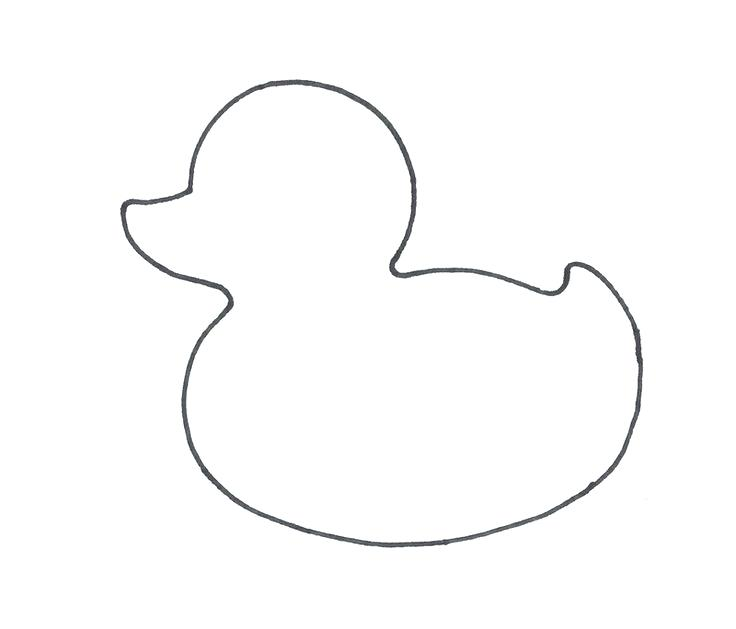
#> input picture duck.jpg, 736 x 629 px
$ jupyter execute 2dto3d.ipynb   (shell and % lines are left out)   (older library calls are emulated)
#> lines starting #> are read from the running program, lines starting #| are printed output that depends on the picture
[cell 1]
from PIL import Image
from scipy.interpolate import interp1d
from scipy import interpolate
from operator import itemgetter
import collections
import itertools
from scipy.interpolate import CubicSpline

[cell 2]
import numpy as np
import matplotlib.pyplot as plt
import matplotlib.image as mpimg
import pandas as pd
import math
import cv2
import operator
%pylab inline

[cell 3]
img = Image.open("duck.jpg").convert('1')
black, white = img.getcolors()
#> black = (5582, 0); white = (457362, 255)

print(black[0])
#| 5582
print(white[0])
#| 457362

[cell 4]
img_filepath = 'duck6.png'
#im = Image.open(img_filepath,'r')
im = Image.open(img_filepath).convert('RGB')
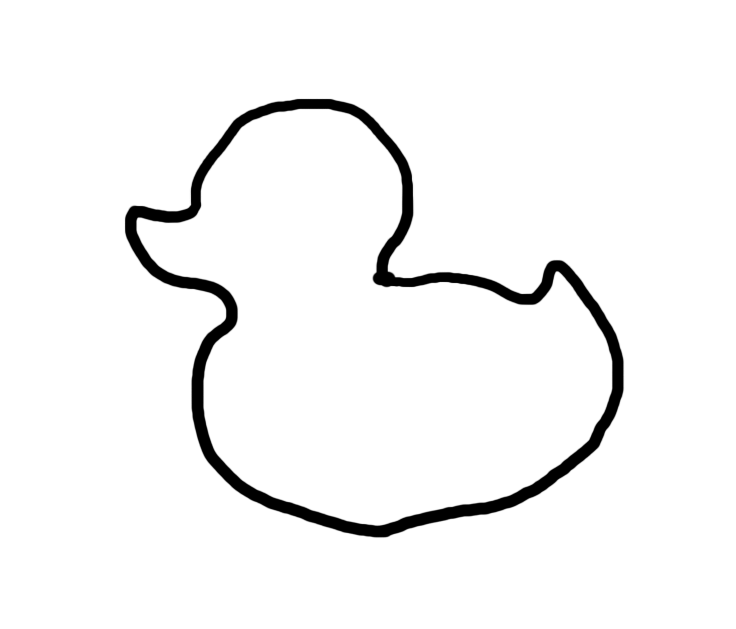
#> input picture duck6.png, 736 x 629 px
pix_val = list(im.getdata())
#> pix_val = 462944 items
print(pix_val[0])
#| (255, 255, 255)
pix_val_flat = [x for sets in pix_val for x in sets]
#> pix_val_flat = 1388832 items

def getNumPixels(filepath):
#> called with filepath = 'duck6.png'
    width, height = Image.open(filepath).size
#> width = 736; height = 629
    return width*height

num = getNumPixels(img_filepath)
#> num = 462944
print(num)
#| 462944

[cell 5]
img=mpimg.imread(img_filepath)
#> img: shape (629, 736, 4) float32

fig, ax = plt.subplots()
values = len(img.shape)
if (values == 2):
    height, width = img.shape
else:
    height, width, channels = img.shape
ax.imshow(img, extent=[0, width, 0, height])

[cell 6]
#if pixel value within the specific tolerance, then return it as a valid coord
def withinThreshold(pix_value, tol):
    white = (255, 255, 255)
    r = pix_value[0]
    g = pix_value[1]
    b = pix_value[2]

    i = tol
    pos_values = [255]
    while i > 0:
        pos_value = white[0] - i
        pos_values.append(pos_value)
        i = i - 1
    return (r in pos_values) & (g in pos_values) & (b in pos_values)

def getCoords():
    coords_x = []
    coords_y = []
    h = height
    w = 0
    i = 0
    first_pix = False
    while i < num:
        if (w >= width):
            h -= 1
            w = 0
        if (not withinThreshold(pix_val[i], 20)):
            coords_x.append(w)
            coords_y.append(h)
        w += 1
        i += 1
#> this loop made 462944 passes
#> (h, w) on passes 737, 1473, 2209, 2945: (628, 0), (627, 0), (626, 0), (625, 0)
#> after the loop, coords_x = 20220 items; coords_y = 20220 items; h = 1; i = 462944; w = 736
    return coords_x, coords_y

coords_x, coords_y = getCoords()
#> coords_x = 20220 items; coords_y = 20220 items

[cell 7]
t = np.arange(0, 1.1, .1)
x = np.sin(2*np.pi*t)
y = np.cos(2*np.pi*t)
tck, u = interpolate.splprep([x, y], s=0)
unew = np.arange(0, 1.01, 0.01)
out = interpolate.splev(unew, tck)
plt.figure()
plt.plot(x, y, 'x', out[0], out[1], x, y, 'b')
plt.axis([-1.05, 1.05, -1.05, 1.05])
plt.show()
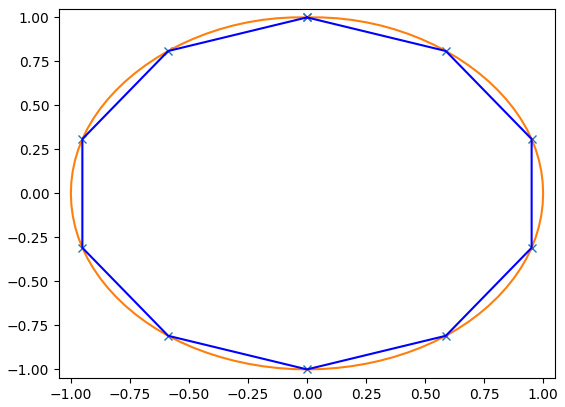
#> figure drawn by matplotlib, 1 panel

[cell 8]
img=mpimg.imread(img_filepath)

fig, ax = plt.subplots()
height, width, channels = img.shape
ax.imshow(img, extent=[0, width, 0, height])
plt.scatter(coords_x, coords_y)
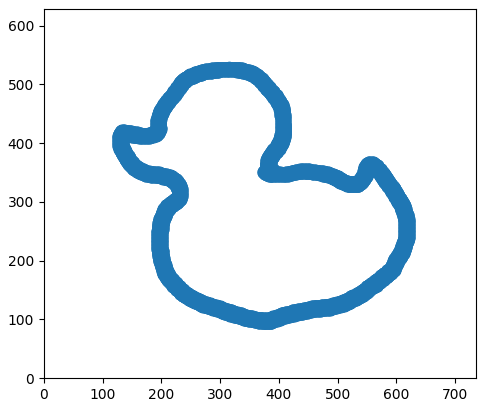
#> figure drawn by matplotlib, 1 panel

[cell 9]
def splitCoord(coord):
    x_coord = [pair[0] for pair in coord]
    y_coord = [pair[1] for pair in coord]
    return x_coord, y_coord

def groupCoord():
    coordinates = []
    for i in range(len(coords_x)):
        pair = (coords_x[i], coords_y[i])
        coordinates.append(pair)
#> this loop made 20220 passes
#> pair on passes 1 to 3: (316, 531), (292, 530), (293, 530)
#> after the loop, coordinates = 20220 items
    return coordinates

coord = groupCoord()
#> coord = 20220 items

def coordSortBy(coord, method):
#> called with method = 'x'
    if (method == 'x'):
        #sort by increasing x values
        coord_xsorted = sorted(coord, key=lambda x: x[0])
#> coord_xsorted = 20220 items
        return coord_xsorted
    if (method == 'y'):
        #sort by increasing y values
        coord_ysorted = sorted(coord, key=lambda x: x[1])
        return coord_ysorted

def coordGroupBy(coord, method):
    if (method == 'x'):
        #sort by increasing x values
        coord_grouped_x = [(key, [val[1] for val in value])
                       for key, value in itertools.groupby(coord, lambda x: x[0])]
        return coord_grouped_x
    if (method == 'y'):
        #sort by increasing y values
        coord_grouped_y = [(key, [val[0] for val in value])
                       for key, value in itertools.groupby(y_sorted, lambda x: x[1])]
        return coord_grouped_y

xvals = coordSortBy(coord, 'x')
#> xvals = 20220 items
splittedx, splittedy = splitCoord(xvals)
#> splittedx = 20220 items; splittedy = 20220 items

[cell 10]
def cleanData(coord, method):
    coord_grouped = coordGroupBy(coord, method)
    if (method not in ['x', 'y']):
        print('put valid method')
        return

    cleanedCoord = []
    for group in coord_grouped:
        xval = group[0]
        yvals = group[1]
        ylen = len(yvals)
        if (len(yvals) <= 2):
            for i in yvals:
                if (method == 'x'):
                    tup = (xval, i)
                else:
                    tup = (i, xval)
                cleanedCoord.append(tup)
        else:
            maxy = yvals[0]
            stored_i = 0
            nxt = 0
            for i in range(1, ylen):
                miny = yvals[i]
                if (i+1) < ylen:
                    nxt = yvals[i+1]
                    if (abs(miny - nxt) > 20):
                        index = (i + stored_i)//2
                        if (method == 'x'):
                            tup = (xval, yvals[index])
                        else:
                            tup = (yvals[index], xval)
                        cleanedCoord.append(tup)
                        stored_i = i+1
                        maxy = nxt
                    else:
                        next
                else:
                    index = (i+stored_i)//2
                    if (method == 'x'):
                            tup = (xval, yvals[index])
                    else:
                        tup = (yvals[index], xval)
                    cleanedCoord.append(tup)
    return cleanedCoord

x_sorted = coordSortBy(coord, 'x')
#> x_sorted = 20220 items
cleanedCoord_x = cleanData(x_sorted, 'x')
#> in coordGroupBy, `coord_grouped_x = [(key, [val[1] for val in value]) for key, value in ..`: coord_grouped_x = 499 items
#> the loop in cleanData, `for group in coord_grouped:` made 499 passes
#> ylen on passes 1 to 4: 21, 27, 30, 34
y_sorted = coordSortBy(cleanedCoord_x, 'y')
cleanedCoord_y = cleanData(y_sorted, 'y')
#> the loop in cleanData (call 2), `for group in coord_grouped:` made 303 passes
#> group on passes 1, 3, 4: (98, [373, 374, 375, 376, 377, 378, 379, 380, 381]), (100, [357, 358, 359, 360, 361, 362, 363, 388, 389]), (101, [353, 354, 355, 356, 390, 391, 392])
len(cleanedCoord_y)
#> Out = 496

[cell 11]
y_sorted = coordSortBy(coord, 'y')
coord_grouped_y = [(key, [val[0] for val in value])
                       for key, value in itertools.groupby(y_sorted, lambda x: x[1])]

[cell 12]
def split_list(a_list):
    half = len(a_list)//2
    return a_list[:half], a_list[half:]

def subdivideCoord(splits, returned):
    num_x = collections.Counter([x for (x,y) in splits])
    num_y = collections.Counter([y for (x,y) in splits])
    divisions_x = num_x.most_common(1)[0][1]
    divisions_y = num_y.most_common(1)[0][1]
    if (divisions_x == 1) and (divisions_y == 1):
        returned.append(splits)
    else:
        coord_xsorted = sorted(splits, key=lambda x: x[0])
        coord_ysorted = sorted(splits, key=lambda x: x[1])
        if (divisions_y >= divisions_x):
            split1, split2 = split_list(coord_ysorted)
            subdivideCoord(split1, returned)
            subdivideCoord(split2, returned)
        else:
            split1, split2 = split_list(coord_xsorted)
            subdivideCoord(split1, returned)
            subdivideCoord(split2, returned)
    return returned

returned = []
thesplit = coordSortBy(cleanedCoord_y, 'y')
splits = subdivideCoord(thesplit, returned)
len(splits)
#> Out = 309

[cell 13]
x, y = splitCoord(cleanedCoord_y)

img=mpimg.imread(img_filepath)

fig, ax = plt.subplots()
height, width, channels = img.shape
ax.imshow(img, extent=[0, width, 0, height])


plt.scatter(x, y)

len(x)
#> Out = 496
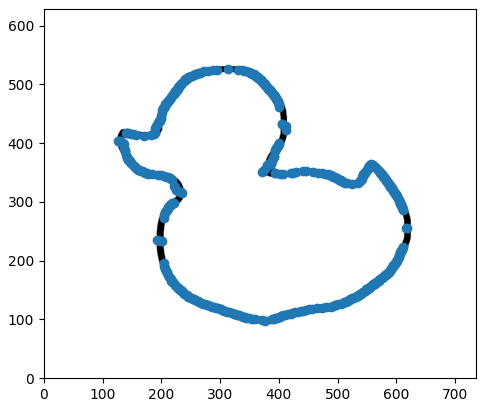
#> figure drawn by matplotlib, 1 panel

[cell 14]
from scipy.interpolate import CubicSpline
import matplotlib.pyplot as plt
f = lambda y: y**3

def apply(f, x):
    y = []
    for i in x:
        y.append(f(i))
    return y


x = np.arange(-5, 5, 0.01)
y = apply(f, x)
cs = CubicSpline(x, y)
xs = np.arange(-5, 5, 0.1)
ys = cs(xs)
plt.plot(x, y, 'o', label='data')
plt.plot(xs, apply(f, xs), label='true')
#plt.plot(xs, ys, label="S")

plt.xlim(-5, 5)
plt.ylim(min(ys), max(ys))
plt.legend(loc='lower left', ncol=2)
plt.show()
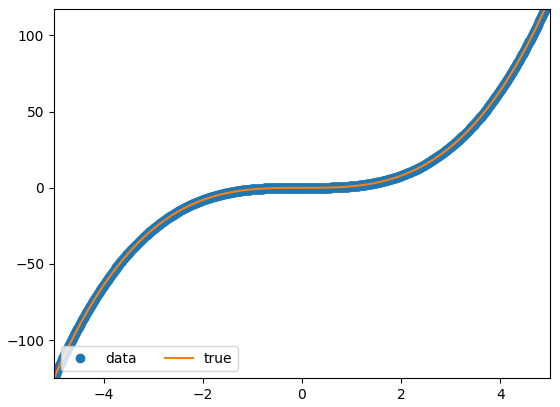
#> figure drawn by matplotlib, 1 panel; curve peaks at x = 4.99, y = 124.3; curve peaks at x = 4.9, y = 117.6

[cell 15]
def duplicates(lst, item, method):
    if (method == 'x'):
        return [i[0] for i in enumerate(lst) if i[1][0] == item]
    elif (method == 'y'):
        return [i[0] for i in enumerate(lst) if i[1][1] == item]
    else:
        print('not a valid method, choose x or y')

def findClosestDup(lst, method):
#> called with method = 'x'
    sub = []
    for pair in lst:
        sub.append(pair)
        if (method == 'x'):
            indices = duplicates(sub, pair[0], method)
        elif (method == 'y'):
            indices = duplicates(sub, pair[1], method)
        if len(indices) > 1:
            return indices
#> this loop made 181 passes
#> pair on passes 1 to 3: (377, 98), (371, 99), (360, 100)
    return indices

def calculateDist(pair1, pair2):
    p1 = [pair1[0], pair1[1]]
    p2 = [pair2[0], pair2[1]]
    distance = math.sqrt( ((p1[0]-p2[0])**2)+((p1[1]-p2[1])**2) )
    return distance

# [21 lines left out: function subdivideCoord, not called in this run]

def getBottom(splits, returned):
    splits = coordSortBy(splits, 'y')
    sub = []
    num_x = collections.Counter([x for (x,y) in splits])
    num_y = collections.Counter([y for (x,y) in splits])
    divisions_x = num_x.most_common(1)[0][1]
    divisions_y = num_y.most_common(1)[0][1]
    if (divisions_x == 1):
        returned.append(splits)
        return returned
    else:
        indices_x = findClosestDup(splits, 'x')
        if (len(indices_x) == 1):
            index = indices_x[0]
        else:
            index = indices_x[1]
        sub = splits[:index]
        sub2 = splits[index:]
        returned.extend([sub, sub2])
    return returned


returned = []
thesplit = coordSortBy(cleanedCoord_y, 'y')
#splits = subdivideCoord(thesplit, returned)

bottom = getBottom(thesplit, returned)
#sub = getTrace(bottom[1], returned2)

[cell 16]
def twoWorkers(bottom):
    front = bottom[1][0]
    end = bottom[0][-1]
    sub_x = []
    sub_y = []
    subother_x = []
    subother_y = []
    returned = []
    sub_x.append(front[0])
    subother_x.append(end[0])
    sub_y.append(front[1])
    subother_y.append(end[1])
    for i in range(2, len(bottom[1])):
        pair = bottom[1][i]
        pair_x = pair[0]
        pair_y = pair[1]
        if (pair_x in sub_x):
            returned.append([sub_x, sub_y])
            front = pair
            sub_x = [pair_x]
            sub_y = [pair_y]
        if (pair_x in subother_x):
            returned.append([subother_x, subother_y])
            end = pair
            subother_x = [pair_x]
            subother_y = [pair_y]
        else:
            distfront = calculateDist(pair, front)
            distend = calculateDist(pair, end)
            if (distfront < distend):
                sub_x.append(pair_x)
                sub_y.append(pair_y)
                front = pair
            else:
                subother_x.append(pair_x)
                subother_y.append(pair_y)
                end = pair
            if (i+1 == len(bottom[1])):
                sub_x = sub_x + subother_x
                sub_y = sub_y + subother_y
                returned.append([sub_x, sub_y])
                #returned.append([subother_x, subother_y])
    return returned

def makeTuples(lst, bottom):
    combined = []
    for i in range(len(lst)):
        xvals = lst[i][0]
        yvals = lst[i][1]
        sub = []
        for j in range(len(xvals)):
            tup = (xvals[j], yvals[j])
            sub.append(tup)
        combined.append(sub)
    combined.append(bottom)
    return combined

def orderWorkers(lst):

    front = []
    back = []
    returned = []
    for i in range(len(lst)):
        if i%2 == 1:
            returned.append(lst[i])
        else:
            back.append(lst[i])
#> this loop made 5 passes
    back.reverse()
    returned.extend(back)
    return returned


lst = twoWorkers(bottom)
lst = orderWorkers(lst)
combined = makeTuples(lst, bottom[0])
#> the loop in makeTuples, `for i in range(len(lst)):` made 5 passes

[cell 17]
def findCenter(coord):
    xcoords, ycoords = splitCoord(coord)
    max_x = max(xcoords)
    min_x = min(xcoords)
    max_y = max(ycoords)
    min_y = min(ycoords)

    mid_x = (max_x + min_x)/2
    mid_y = (max_y + min_y)/2
    return mid_x, mid_y

#find points with biggest rate of change, store in tuple [0] is slope, [1] is index
def findCritPoints(xs, ys, threshold):
    slopes = []
    for i in range(len(xs)):
        if (i+1 < len(xs)):
            x = xs[i]
            next_x = xs[i+1]
            y = ys[i]
            next_y = ys[i+1]
            new_slope = (next_y-y)/(next_x-x)
            new_slope = abs(new_slope)
            if (new_slope >= threshold):
                tup = (new_slope, i)
                slopes.append(tup)
        else:
            break
    slopes = coordSortBy(slopes, 'x')
    return slopes

def critpoints(xvals, yvals):
    #xvals sorted, yvals not
    critpointsindex = []
    increasing = True
    if (yvals[1] < yvals[0]):
        increasing = False
    for i in range (len(yvals)-1):
        val = yvals[i]
        nextval = yvals[i+1]
        if (increasing and (nextval < val)):
            critpointsindex.append(yvals.index(val))
            increasing = False
        if (increasing == False) and (nextval > val):
            critpointsindex.append(yvals.index(val))
            increasing = True

    return critpointsindex


def prepForApprox(combined):
    img=mpimg.imread(img_filepath)

    fig, ax = plt.subplots()
    height, width, channels = img.shape
    ax.imshow(img, extent=[0, width, 0, height])

    maxim = False
    prevmax = -1 #compare it to next miny
    lencombined = len(combined)
    counter = 1
    order = 0
    orderlist = []
    orderof = []

    usedx = []
    usedy = []

    for sub in combined:
        sortedSubUniq = list(set(sub))
        sortedSub = coordSortBy(sortedSubUniq, 'x')
        xvals, yvals = splitCoord(sortedSub)

        cs = CubicSpline(xvals, yvals)
        cs_firstdiff = cs.derivative(nu=1)
        cs_seconddiff = cs.derivative(nu=2)
        max_der2 = max(abs(cs_seconddiff(xvals)))
        large = np.where(abs(cs_seconddiff(xvals)) > max_der2/2)[0]
        window = 101
        gaps = np.diff(large) > window
        begins = np.insert(large[1:][gaps], 0, large[0])
        ends = np.append(large[:-1][gaps], large[-1])
        changes = ((begins+ends)/2).astype(np.int)
        for i in changes:
            x = xvals[i]
            y = cs(x)
            #plt.scatter(x, y)


        #ys = cs(xs)
        threshold = 10
        slopes = findCritPoints(xvals, yvals, threshold)
        critpointsindex = critpoints(xvals, yvals)


        interval = 10
        xs = []

        #xs.append(min(xvals))
        #xs.append(max(xvals))

        #get endpoints
        maxyindex = yvals.index(max(yvals))
        minyindex = yvals.index(min(yvals))
        if (prevmax == -1) or (counter == lencombined):
            xs.append(xvals[minyindex])
            orderlist.append(order)
            order = order + 1
            prevmax = maxyindex
        if (prevmax != -1) and (abs(minyindex-prevmax) > 100):
            print(abs(minyindex-prevmax))
            xs.append(xvals[minyindex])
            orderlist.append(order)
            order = order + 1
        xs.append(xvals[maxyindex])
        orderlist.append(order)
        order = order + 1
        prevmax = maxyindex


        space = len(xvals)/1.5
        #xs.extend(np.arange(min(xvals), max(xvals), space))

        maxy = max(yvals)
        miny = min(yvals)

        maxx = max(xvals)
        minx = min(xvals)

        yrange = maxy-miny
        xrange = maxx-minx
        stepsize = 21
        loopy = yrange//stepsize
        loopx = xrange//stepsize


        prev = miny + stepsize
        difference = abs(xrange-yrange)

        if (yrange < xrange):
            if (difference > 120):
                prev = minx + stepsize
                xs.append(xvals[xvals.index(min(xvals, key=lambda x:abs(x-560)))])
                orderlist.append(order)
                order = order + 1
                xs.append(xvals[xvals.index(min(xvals, key=lambda x:abs(x-200)))])
                orderlist.append(order)
                order = order + 1
                if (abs(xvals[xvals.index(min(xvals, key=lambda x:abs(x-190)))] - 190) < 3):
                    xs.append(xvals[xvals.index(min(xvals, key=lambda x:abs(x-190)))])
                    print(xvals[xvals.index(min(xvals, key=lambda x:abs(x-190)))])
                    orderlist.append(order)
                    order = order + 1
                stepsize = 80
                for i in range(loopx):
                    if (prev not in xvals):
                        inxvals = False
                        nextclosest = min(xvals, key=lambda x:abs(x-prev))
                        prev = nextclosest

                    xs.append(prev)
                    orderlist.append(order)
                    order = order + 1
                    prev = prev + stepsize
            else:

                for i in range(loopy):
                    if (prev not in yvals):
                        inyvals = False
                        nextclosest = min(yvals, key=lambda x:abs(x-prev))
                        prev = nextclosest

                    yindex = yvals.index(prev)
                    prev = prev + stepsize
                    xs.append(xvals[yindex])
                    orderlist.append(order)
                    order = order + 1

            for index in critpointsindex:
                xval = xvals[index]
                xs.append(xval)
                orderlist.append(order)
                order = order + 1
                plt.scatter(xval, cs(xval))

        ys = cs(xs)


        counter = counter + 1

        #cs_max = max(csdiff(xs))
        #print(csdiff.root())

        interval = len(xvals)//10
        plt.xlim(0, width)
        plt.ylim(0, height)
        plt.scatter(xs, ys)

        #plt.plot(xvals, dy, 'r--')

        #plt.scatter(xvals, yvals)
        usedx.extend(xs)
        usedy.extend(ys)
        orderof.extend(orderlist)
#> this loop made 6 passes
#| 190
#| 107


    return usedx, usedy, orderof

usedx, usedy, orderof = prepForApprox(combined)
findCenter(cleanedCoord_y)
#> Out = (372.5, 312)
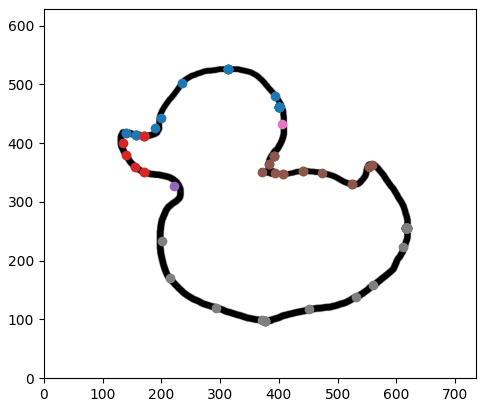
#> figure drawn by matplotlib, 1 panel

[cell 18]
finalx = []
finaly = []
combinedxy = []
for i in range(len(usedx)):
    numx = int(usedx[i])
    numy = int(usedy[i])
    combinedit = (numx, numy)
    if (combinedit not in combinedxy):
        combinedxy.append(combinedit)
#> this loop made 74 passes

finalx, finaly = splitCoord(combinedxy)
print(finalx)
#| [616, 392, 559, 372, 393, 473, 553, 407, 442, 524, 383, 405, 313, 401, 200, 190, 157, 236, 393, 140, 171, 156, 140, 134, 170, 222, 377, 560, 201, 214, 293, 371, 451, 532, 611, 619]
print(finaly)
#| [256, 378, 363, 351, 350, 349, 359, 347, 353, 331, 364, 433, 526, 462, 443, 426, 414, 503, 480, 418, 413, 359, 379, 400, 351, 327, 98, 159, 233, 170, 120, 99, 117, 139, 223, 255]

print(len(finalx))
#| 36
print(len(finaly))
#| 36

plt.scatter(finalx, finaly)
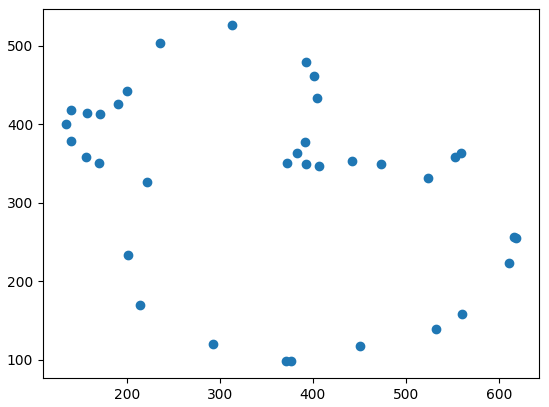
#> figure drawn by matplotlib, 1 panel

[cell 19]
def findorder(xvals, yvals):
    order = [0]
    combined = []
    coordinates = []
    indices = []
    for i in range(len(xvals)):
        pair = (xvals[i], yvals[i])
        combined.append(pair)
        coordinates.append(pair)
        indices.append(i)
#> this loop made 36 passes
    count = len(xvals) - 1
    location = len(xvals)
    closest = float(inf)
    xval0 = combined[0][0]
    yval0 = combined[0][1]
    savedpair = combined[0]
    combined.remove(combined[0])
    while (len(combined) != 0):
        for pair in combined:
            xval1 = pair[0]
            yval1 = pair[1]
            if (xval1 == xval0) and (yval1 == yval0):
                continue

            dist = math.sqrt((xval0 - xval1)**2 + (yval0 - yval1)**2)
            if (dist < closest):
                location = coordinates.index(pair)
                closest = dist
                savedpair = pair

        order.append(location)
        combined.remove(savedpair)
        indices.remove(location)
        xval0 = xvals[location]
        yval0 = yvals[location]
        closest = float(inf)
#> this loop made 35 passes

    return order


order = findorder(finalx, finaly)
print(order)
#| [0, 35, 34, 27, 33, 32, 26, 31, 30, 29, 28, 25, 24, 21, 22, 23, 19, 16, 20, 15, 14, 17, 12, 18, 13, 11, 1, 10, 3, 4, 7, 8, 5, 9, 6, 2]
print(len(order))
#| 36
print(len(finalx))
#| 36
